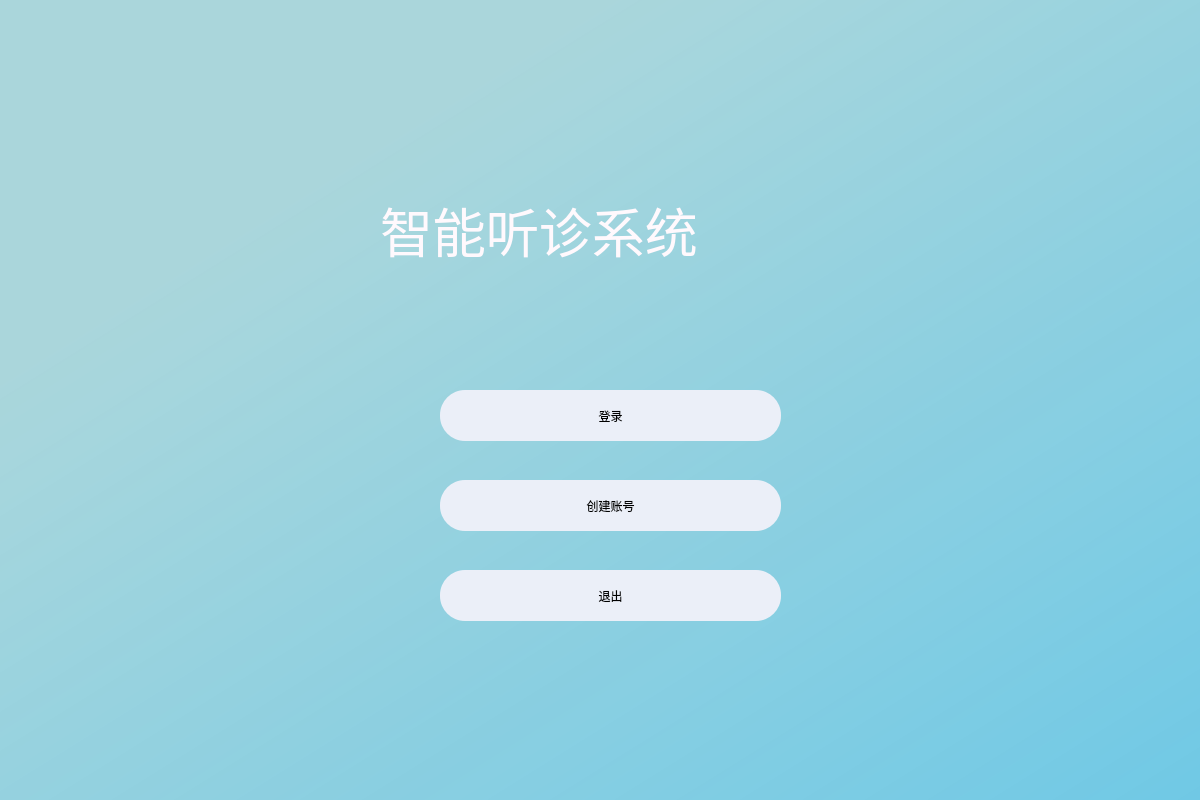
<?xml version="1.0" encoding="UTF-8"?>
<ui version="4.0">
 <class>Dialog</class>
 <widget class="QDialog" name="Dialog">
  <property name="geometry">
   <rect>
    <x>0</x>
    <y>0</y>
    <width>1200</width>
    <height>800</height>
   </rect>
  </property>
  <property name="windowTitle">
   <string>Dialog</string>
  </property>
  <widget class="QWidget" name="bgwidget" native="true">
   <property name="geometry">
    <rect>
     <x>0</x>
     <y>0</y>
     <width>1201</width>
     <height>801</height>
    </rect>
   </property>
   <property name="font">
    <font>
     <family>Adobe 黑体 Std R</family>
    </font>
   </property>
   <property name="styleSheet">
    <string notr="true">QWidget#bgwidget{
background-color:qlineargradient(spread:pad, x1:0.267045, y1:0.221591, x2:1, y2:1, stop:0 rgba(157, 210, 216, 214), stop:1 rgba(106, 199, 229, 244))}</string>
   </property>
   <widget class="QLabel" name="label">
    <property name="geometry">
     <rect>
      <x>380</x>
      <y>160</y>
      <width>821</width>
      <height>141</height>
     </rect>
    </property>
    <property name="font">
     <font>
      <family>华光行书_CNKI</family>
      <pointsize>40</pointsize>
      <weight>50</weight>
      <italic>false</italic>
      <bold>false</bold>
     </font>
    </property>
    <property name="styleSheet">
     <string notr="true">font: 40pt &quot;华光行书_CNKI&quot;;

color: rgb(255, 249, 253);</string>
    </property>
    <property name="text">
     <string>&lt;html&gt;&lt;head/&gt;&lt;body&gt;&lt;p&gt;智能听诊系统&lt;/p&gt;&lt;/body&gt;&lt;/html&gt;</string>
    </property>
   </widget>
   <widget class="QPushButton" name="login">
    <property name="geometry">
     <rect>
      <x>440</x>
      <y>390</y>
      <width>341</width>
      <height>51</height>
     </rect>
    </property>
    <property name="styleSheet">
     <string notr="true">
font: 20pt &quot;华光行书_CNKI&quot;;
border-radius:25px;
background-color: #EBEFF8;
</string>
    </property>
    <property name="text">
     <string>登录</string>
    </property>
   </widget>
   <widget class="QPushButton" name="create">
    <property name="geometry">
     <rect>
      <x>440</x>
      <y>480</y>
      <width>341</width>
      <height>51</height>
     </rect>
    </property>
    <property name="styleSheet">
     <string notr="true">border-radius:25px;
background-color: #EBEFF8;
font: 20pt &quot;华光行书_CNKI&quot;;</string>
    </property>
    <property name="text">
     <string>创建账号</string>
    </property>
   </widget>
   <widget class="QPushButton" name="quit">
    <property name="geometry">
     <rect>
      <x>440</x>
      <y>570</y>
      <width>341</width>
      <height>51</height>
     </rect>
    </property>
    <property name="styleSheet">
     <string notr="true">border-radius:25px;
background-color: #EBEFF8;
font: 20pt &quot;华光行书_CNKI&quot;;</string>
    </property>
    <property name="text">
     <string>退出</string>
    </property>
   </widget>
  </widget>
 </widget>
 <resources/>
 <connections/>
</ui>
